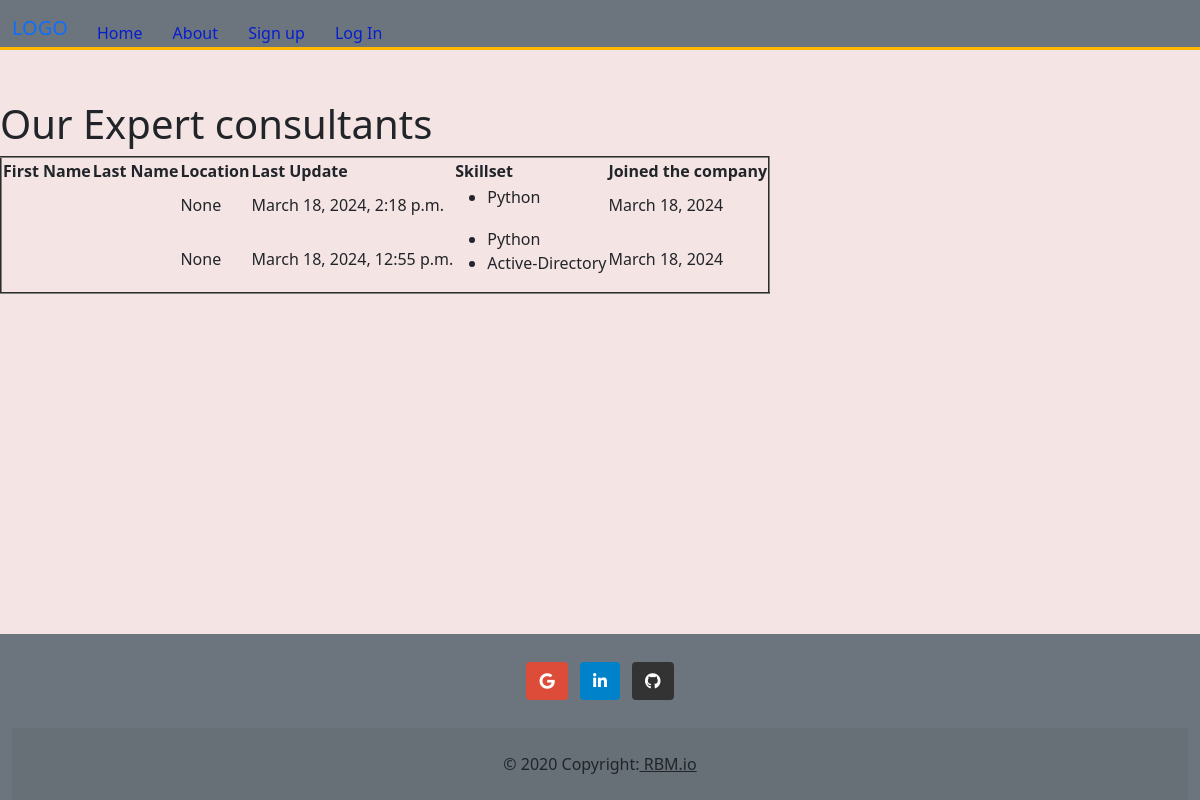
Page /user_app/listexpert/ on the earlier database version.
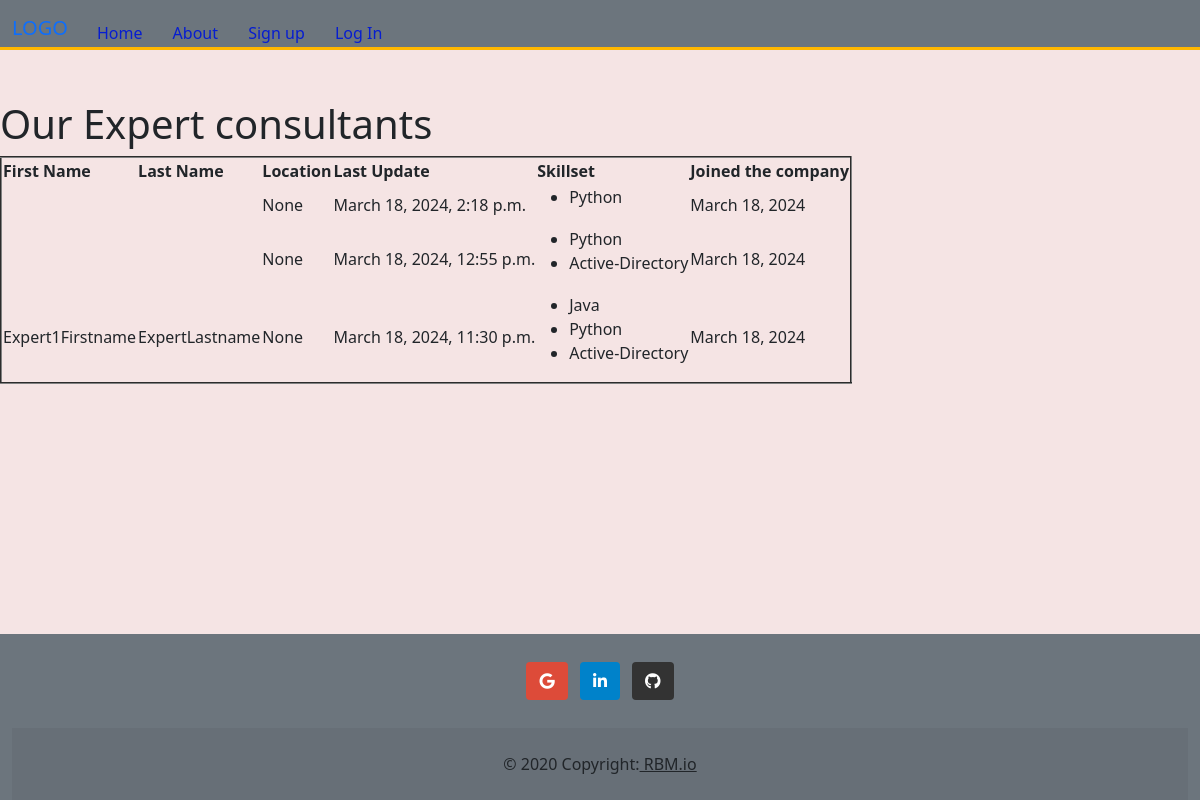
Same page on the later database version.
### user_app/models.py (models this page shows, shortened)
class Expert(models.Model):
    user = models.OneToOneField(CustomUser, on_delete=models.CASCADE)
    skills = models.ManyToManyField(Skill, related_name='experts')
    start_date = models.DateField()

class CustomUser(AbstractUser):
    location = models.CharField(max_length=200, null=True, blank=True)
    name = models.CharField(max_length=200, blank=True, null=True)
    is_customer = models.BooleanField(default=False)
    is_expert = models.BooleanField(default=False)
    is_manager = models.BooleanField(default=False)
    created_at = models.DateTimeField(auto_now_add=True)
    updated_at = models.DateTimeField(auto_now=True)

class Skill(models.Model):
    name = models.CharField(max_length=100, null=True, blank=True)
    category = models.CharField(max_length=100, null=True, blank=True)
    level = models.SmallIntegerField()

### user_app/views.py (the view)
# urls.py: path('listexpert/', ExpertListView.as_view(), name='list_expert'),
class ExpertListView(ListView):
    model = Expert
    template_name = 'customer/listexpert.html'
    context_object_name = 'experts'
    paginate_by = 5
    def get_queryset(self):
        queryset = super().get_queryset()
        category = self.request.GET.get('category')
        if category:
            queryset = queryset.filter(skills__category=category)
        return queryset
    def get_context_data(self, **kwargs):
        context = super().get_context_data(**kwargs)
        context['categories'] = Skill.objects.values_list('category', flat=True).distinct()
        return context

### user_app/templates/customer/listexpert.html (shortened to what this page needs)
{% extends 'base.html' %}
{% block content %}
<main>
    <div class="main">
    <h1>Our Expert consultants</h1>
</div>
<table border="2">
    <thead>
        <tr>
            <th>First Name</th>
            <th>Last Name</th>
            <th>Location</th>
            <th>Last Update </th>
            <th>Skillset</th>
            <th>Joined the company</th>
        </tr>
    </thead>
    <tbody>
        {% for expert in experts %}
            <tr>
                <td>{{ expert.user.first_name }}</td>
                <td>{{ expert.user.last_name }}</td>
                <td>{{ expert.user.location }}</td>
                <td>{{ expert.user.updated_at }}</td>
                <td>
                    <ul>
                        {% for skill in expert.skills.all %}
                            <li>{{ skill.name }}</li>
                        {% endfor %}
                    </ul>
                </td>
                <td>{{ expert.start_date }}</td>
            </tr>
        {% endfor %}
    </tbody>
</table>
</main>
{% endblock %}

Differences in the rows shown:
added Expert: user.first_name "Expert1Firstname", user.last_name "ExpertLastname", user.location "None", user.updated_at "March 18, 2024, 11:30 p.m.", start_date "March 18, 2024", Skill (name "Python"), Skill (name "Active-Directory")
now on this page (row unchanged): Skill: name "Java", shown under "Expert1Firstname"
